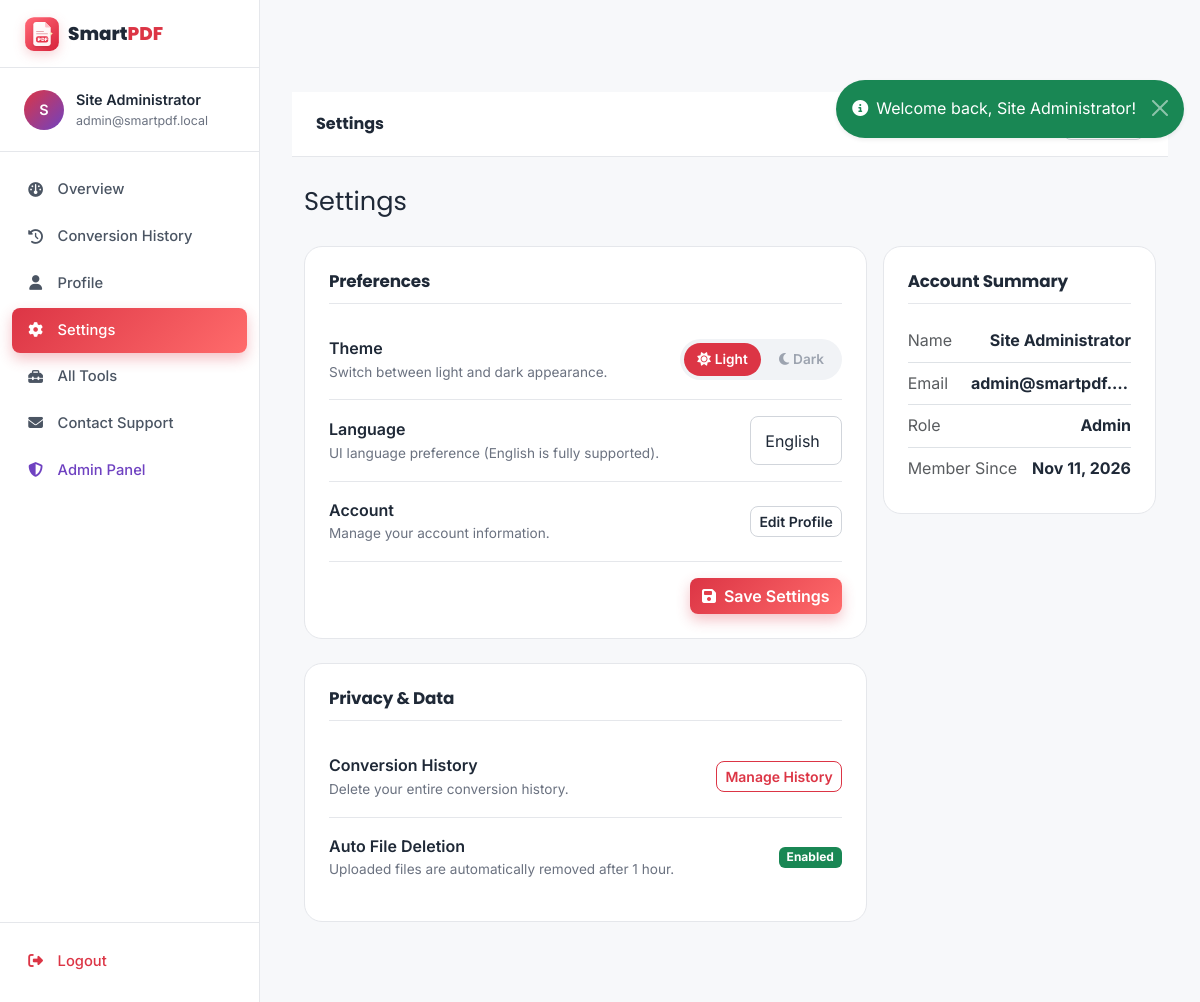
The app's page /dashboard/settings.php (signed in) with its own data.
### tables this page shows
CREATE TABLE `users` (
    `id`          INT UNSIGNED NOT NULL AUTO_INCREMENT,
    `full_name`   VARCHAR(100) NOT NULL,
    `email`       VARCHAR(150) NOT NULL,
    `password`    VARCHAR(255) NOT NULL,
    `role`        ENUM('user','admin') NOT NULL DEFAULT 'user',
    `avatar`      VARCHAR(255) DEFAULT NULL,
    `is_active`   TINYINT(1) NOT NULL DEFAULT 1,
    `remember_token`     VARCHAR(255) DEFAULT NULL,
    `last_login`  DATETIME DEFAULT NULL,
    `created_at`  DATETIME NOT NULL DEFAULT CURRENT_TIMESTAMP,
    `updated_at`  DATETIME NOT NULL DEFAULT CURRENT_TIMESTAMP ON UPDATE CURRENT_TIMESTAMP,
    PRIMARY KEY (`id`),
    UNIQUE KEY `uniq_users_email` (`email`),
    KEY `idx_users_role` (`role`)
);

CREATE TABLE `user_settings` (
    `id`         INT UNSIGNED NOT NULL AUTO_INCREMENT,
    `user_id`    INT UNSIGNED NOT NULL,
    `theme`      ENUM('light','dark') NOT NULL DEFAULT 'light',
    `language`   VARCHAR(10) NOT NULL DEFAULT 'en',
    `updated_at` DATETIME NOT NULL DEFAULT CURRENT_TIMESTAMP ON UPDATE CURRENT_TIMESTAMP,
    PRIMARY KEY (`id`),
    UNIQUE KEY `uniq_settings_user` (`user_id`),
    CONSTRAINT `fk_settings_user` FOREIGN KEY (`user_id`)
        REFERENCES `users` (`id`) ON DELETE CASCADE ON UPDATE CASCADE
);

### config/database.php (called while the page is built, shortened)
<?php
function db()
{
    static $pdo = null;
    if ($pdo === null) {
        $dsn = sprintf(
            'mysql:host=%s;port=%s;dbname=%s;charset=%s',
            DB_HOST, DB_PORT, DB_NAME, DB_CHARSET
        );
        $options = [
            PDO::ATTR_ERRMODE            => PDO::ERRMODE_EXCEPTION,
            PDO::ATTR_DEFAULT_FETCH_MODE => PDO::FETCH_ASSOC,
            PDO::ATTR_EMULATE_PREPARES   => false,
            PDO::ATTR_PERSISTENT         => false,
        ];
        try {
            $pdo = new PDO($dsn, DB_USER, DB_PASS, $options);
        } catch (PDOException $e) {
            error_log('DB connection failed: ' . $e->getMessage());
            throw new RuntimeException(
                'Could not connect to the database. Please check config/database.php ' .
                'and make sure MySQL is running (XAMPP: start the MySQL service).'
            );
        }
    }
    return $pdo;
}

### includes/functions.php (called while the page is built, shortened)
<?php
require_once __DIR__ . '/../config/database.php';
function e($value): string
{
    return htmlspecialchars((string)$value, ENT_QUOTES | ENT_HTML5, 'UTF-8');
}
function current_user(): ?array
{
    if (!empty($_SESSION['user_id'])) {
        try {
            $stmt = db()->prepare('SELECT * FROM users WHERE id = ? LIMIT 1');
            $stmt->execute([$_SESSION['user_id']]);
            return $stmt->fetch() ?: null;
        } catch (Throwable $e) {
            return null;
        }
    }
    return null;
}
function is_logged_in(): bool
{
    return !empty($_SESSION['user_id']);
}
function current_theme(): string
{
    if (is_logged_in()) {
        try {
            $stmt = db()->prepare('SELECT theme FROM user_settings WHERE user_id = ? LIMIT 1');
            $stmt->execute([$_SESSION['user_id']]);
            if ($row = $stmt->fetch()) {
                return $row['theme'] === 'dark' ? 'dark' : 'light';
            }
        } catch (Throwable $e) {}
    }
    return 'light';
}
function setting(string $key, $default = null)
{
    try {
        $stmt = db()->prepare('SELECT ' . $key . ' FROM user_settings WHERE user_id = ? LIMIT 1');
        $stmt->execute([$_SESSION['user_id']]);
        $row = $stmt->fetch();
        return $row[$key] ?? $default;
    } catch (Throwable $e) {
        return $default;
    }
}

### dashboard/settings.php (the view, shortened to what this page needs)
<?php
$active = 'settings';
require __DIR__ . '/../includes/dashboard_header.php';
$user = current_user();
$theme = current_theme();
$language = setting('language', 'en');
?>
<div class="dash-page-title">Settings</div>
<div class="row g-3">
    <div class="col-lg-8">
        <div class="dash-card">
            <div class="dash-card-header"><h5>Preferences</h5></div>
            <form method="POST">
                <div class="settings-row">
                    <div>
                        <div class="label">Theme</div>
                        <div class="desc">Switch between light and dark appearance.</div>
                    </div>
                    <div class="theme-switch">
                        <button type="button" class="<?= $theme === 'light' ? 'active' : '' ?>"
                                data-theme="light" aria-pressed="<?= $theme === 'light' ? 'true' : 'false' ?>">
                            <i class="fas fa-sun me-1"></i>Light
                        </button>
                        <button type="button" class="<?= $theme === 'dark' ? 'active' : '' ?>"
                                data-theme="dark" aria-pressed="<?= $theme === 'dark' ? 'true' : 'false' ?>">
                            <i class="fas fa-moon me-1"></i>Dark
                        </button>
                    </div>
                </div>
                <div class="settings-row">
                    <div>
                        <div class="label">Language</div>
                        <div class="desc">UI language preference (English is fully supported).</div>
                    </div>
                    <select class="form-select" name="language" style="width:auto">
                        <option value="en" <?= $language === 'en' ? 'selected' : '' ?>>English</option>
                    </select>
                </div>
                <div class="settings-row">
                    <div>
                        <div class="label">Account</div>
                        <div class="desc">Manage your account information.</div>
                    </div>
                    <a href="<?= APP_URL ?>/dashboard/profile.php" class="btn btn-sm btn-ghost">
                        Edit Profile
                    </a>
                </div>
                <div class="text-end mt-3">
                    <button type="submit" class="btn btn-primary">
                        <i class="fas fa-save me-2"></i>Save Settings
                    </button>
                </div>
            </form>
        </div>
        <div class="dash-card">
            <div class="dash-card-header"><h5>Privacy &amp; Data</h5></div>
            <div class="settings-row">
                <div>
                    <div class="label">Conversion History</div>
                    <div class="desc">Delete your entire conversion history.</div>
                </div>
                <a href="<?= APP_URL ?>/dashboard/history.php" class="btn btn-sm btn-outline-danger">
                    Manage History
                </a>
            </div>
            <div class="settings-row">
                <div>
                    <div class="label">Auto File Deletion</div>
                    <div class="desc">Uploaded files are automatically removed after 1 hour.</div>
                </div>
                <span class="badge bg-success">Enabled</span>
            </div>
        </div>
    </div>
    <div class="col-lg-4">
        <div class="dash-card">
            <div class="dash-card-header"><h5>Account Summary</h5></div>
            <ul class="list-unstyled mb-0">
                <li class="d-flex justify-content-between py-2 border-bottom">
                    <span class="text-muted">Name</span>
                    <strong><?= e($user['full_name']) ?></strong>
                </li>
                <li class="d-flex justify-content-between py-2 border-bottom">
                    <span class="text-muted">Email</span>
                    <strong class="text-truncate ms-2" style="max-width:160px"><?= e($user['email']) ?></strong>
                </li>
                <li class="d-flex justify-content-between py-2 border-bottom">
                    <span class="text-muted">Role</span>
                    <strong><?= e(ucfirst($user['role'])) ?></strong>
                </li>
                <li class="d-flex justify-content-between py-2">
                    <span class="text-muted">Member Since</span>
                    <strong><?= date('M j, Y', strtotime($user['created_at'])) ?></strong>
                </li>
            </ul>
        </div>
    </div>
</div>
<?php require __DIR__ . '/../includes/dashboard_footer.php'; ?>

### includes/sidebar.php
<?php
$active = $active ?? 'dashboard';
$items = [
    'dashboard' => ['fa-gauge',            'Overview',        '/dashboard/index.php'],
    'history'   => ['fa-clock-rotate-left','Conversion History','/dashboard/history.php'],
    'profile'   => ['fa-user',             'Profile',         '/dashboard/profile.php'],
    'settings'  => ['fa-gear',             'Settings',        '/dashboard/settings.php'],
    'tools'     => ['fa-toolbox',          'All Tools',       '/tools/index.php'],
    'contact'   => ['fa-envelope',         'Contact Support', '/pages/contact.php'],
];
$u = current_user();
?>
<aside class="dashboard-sidebar" id="dashSidebar">
    <div class="sidebar-header">
        <a href="<?= APP_URL ?>/index.php" class="d-flex align-items-center gap-2">
            <span class="brand-logo"><img src="<?= APP_URL ?>/assets/img/smartpdf-logo.svg" alt=""></span>
            <span class="brand-text">Smart<span class="brand-accent">PDF</span></span>
        </a>
    </div>
    <div class="sidebar-user">
        <div class="avatar"><?= strtoupper(substr($u['full_name'] ?? 'U', 0, 1)) ?></div>
        <div class="sidebar-user-info">
            <div class="fw-semibold"><?= e($u['full_name'] ?? '') ?></div>
            <div class="sidebar-user-email"><?= e($u['email'] ?? '') ?></div>
        </div>
    </div>
    <nav class="sidebar-nav">
        <?php foreach ($items as $key => [$icon, $label, $path]): ?>
            <a href="<?= APP_URL . $path ?>" class="sidebar-link <?= $active === $key ? 'is-active' : '' ?>">
                <i class="fas <?= $icon ?>"></i>
                <span><?= $label ?></span>
            </a>
        <?php endforeach; ?>
        <?php if (($u['role'] ?? '') === 'admin'): ?>
            <a href="<?= APP_URL ?>/admin/index.php" class="sidebar-link sidebar-link-admin">
                <i class="fas fa-shield-halved"></i>
                <span>Admin Panel</span>
            </a>
        <?php endif; ?>
    </nav>
    <div class="sidebar-footer">
        <a href="<?= APP_URL ?>/auth/logout.php" class="sidebar-link sidebar-link-logout">
            <i class="fas fa-right-from-bracket"></i>
            <span>Logout</span>
        </a>
    </div>
</aside>

### assets/css/style.css (style rules this page uses)
:root { --brand-primary: #dc3545; --brand-primary-dark: #b02a37; --brand-primary-light: #f8d7da; --brand-primary-soft: rgba(220, 53, 69, 0.08); --brand-accent: #ff6b6b; --brand-purple: #6f42c1; --brand-blue: #0d6efd; --brand-green: #198754; --brand-orange: #fd7e14; --brand-yellow: #ffc107; --brand-teal: #0dcaf0; --bg-body: #f7f8fa; --bg-card: #ffffff; --bg-elevated: #ffffff; --bg-subtle: #f1f3f6; --bg-input: #ffffff; --text-primary: #1f2937; --text-secondary: #4b5563; --text-muted: #6b7280; --text-light: #9ca3af; --border-color: #e5e7eb; --border-strong: #d1d5db; --shadow-sm: 0 1px 2px rgba(0, 0, 0, 0.04), 0 1px 4px rgba(0, 0, 0, 0.04); --shadow-md: 0 4px 12px rgba(0, 0, 0, 0.08); --shadow-lg: 0 12px 32px rgba(0, 0, 0, 0.10); --shadow-xl: 0 24px 60px rgba(0, 0, 0, 0.14); --radius-sm: 8px; --radius-md: 12px; --radius-lg: 18px; --radius-xl: 24px; --radius-pill: 999px; --font-sans: 'Inter', 'Segoe UI', Roboto, system-ui, -apple-system, sans-serif; --font-display: 'Poppins', 'Inter', system-ui, sans-serif; --header-height: 68px; --max-content: 1240px; }
[data-theme="dark"] { --brand-primary-soft: rgba(220, 53, 69, 0.16); --bg-body: #0f1117; --bg-card: #181b22; --bg-elevated: #1f2330; --bg-subtle: #1a1d26; --bg-input: #1f2330; --text-primary: #f3f4f6; --text-secondary: #d1d5db; --text-muted: #9ca3af; --text-light: #6b7280; --border-color: #2a2f3a; --border-strong: #3a3f4d; --shadow-sm: 0 1px 2px rgba(0, 0, 0, 0.3); --shadow-md: 0 4px 12px rgba(0, 0, 0, 0.4); --shadow-lg: 0 12px 32px rgba(0, 0, 0, 0.5); --shadow-xl: 0 24px 60px rgba(0, 0, 0, 0.6); }
*, *::before, *::after { box-sizing: border-box; }
html { scroll-behavior: smooth; }
body { font-family: var(--font-sans); background-color: var(--bg-body); color: var(--text-primary); margin: 0; line-height: 1.6; -webkit-font-smoothing: antialiased; -moz-osx-font-smoothing: grayscale; transition: background-color .25s ease, color .25s ease; }
h1, h2, h3, h4, h5, h6 { font-family: var(--font-display); color: var(--text-primary); font-weight: 700; letter-spacing: -0.01em; }
a { color: var(--brand-primary); text-decoration: none; transition: color .15s; }
img { max-width: 100%; }
.brand-logo { width: 36px; height: 36px; border-radius: var(--radius-sm); display: inline-flex; align-items: center; justify-content: center; flex: 0 0 auto; }
.brand-logo img { display: block; width: 100%; height: 100%; border-radius: inherit; filter: drop-shadow(0 4px 6px rgba(220, 53, 69, 0.22)); }
.brand-text { color: var(--text-primary); }
.brand-accent { color: var(--brand-primary); }
.avatar-sm, .avatar { background: linear-gradient(135deg, var(--brand-primary), var(--brand-purple)); color: #fff; border-radius: var(--radius-pill); width: 36px; height: 36px; display: inline-flex; align-items: center; justify-content: center; font-weight: 600; font-size: .9rem; }
.avatar { width: 56px; height: 56px; font-size: 1.25rem; }
.btn { font-family: var(--font-sans); font-weight: 600; border-radius: var(--radius-sm); transition: all .15s ease; }
.btn-primary, .btn-primary-soft { background: linear-gradient(135deg, var(--brand-primary), var(--brand-accent)); border: none; color: #fff; box-shadow: 0 6px 14px rgba(220, 53, 69, 0.30); }
.btn-ghost { background: transparent; color: var(--text-primary); border: 1px solid var(--border-strong); }
.form-control, .form-select { background: var(--bg-input); color: var(--text-primary); border: 1px solid var(--border-strong); border-radius: var(--radius-sm); padding: .7rem .9rem; height: auto; }
.gap-2 { gap: .5rem; }

### records on screen
users: full_name "S", full_name "Site Administrator", email "admin@smartpdf.local", email "admin@smartpdf.…", role "Admin", created_at "Nov 11, 2026"
user_settings: language "English"

### other values on screen
$label "Overview"
$label "Conversion History"
$label "Profile"
$label "Settings"
$label "All Tools"
$label "Contact Support"
$pageTitle "Settings"
$f['msg'] "Welcome back, Site Administrator!"
